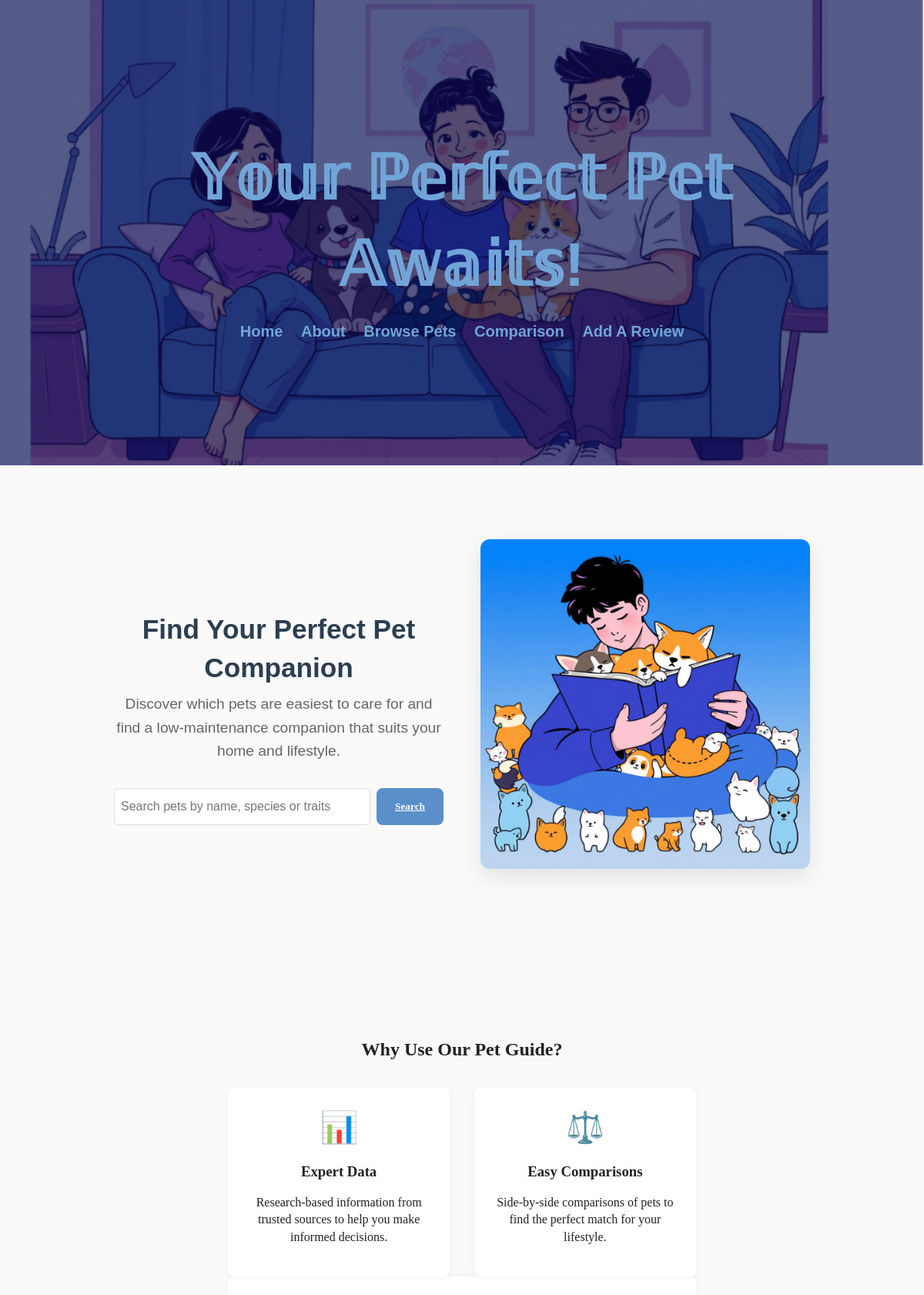
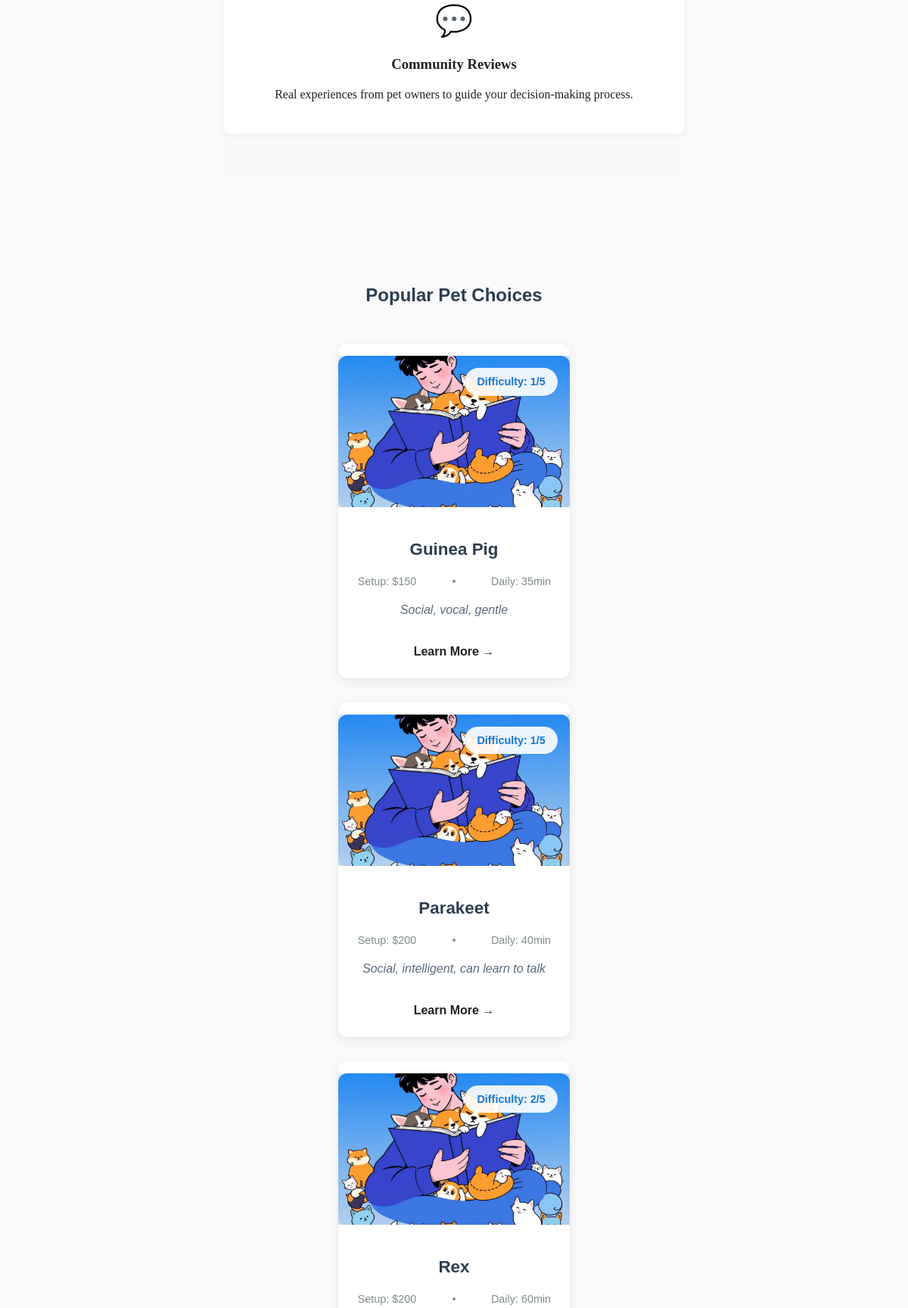
The page / (upper part) on the database its author committed (2 pictures, top to bottom).
### tables this page shows
CREATE TABLE Pets (id INTEGER PRIMARY KEY AUTOINCREMENT, name TEXT NOT NULL, species_id INTEGER NOT NULL REFERENCES Species (id), lifespan TEXT (20), difficulty INTEGER, cost_setup INTEGER, daily_time_min INTEGER, space_required TEXT, temperament TEXT (20), notes TEXT (20));

### routes.py (the view)
@app.route('/')
def home():
    conn = get_db()
    try:
        featured = conn.execute('''SELECT name,
                                difficulty, cost_setup,
                                daily_time_min, temperament
                                FROM Pets ORDER BY difficulty ASC LIMIT 3
                                ''').fetchall()
        latest_reviews = conn.execute('''SELECT pet_name,
                                      reviewer_name, rating, comment
                                      FROM Reviews
                                      LIMIT 3
                                      ''').fetchall()
    except Exception as e:
        print("Error fetching home data:", e)
        featured, latest_reviews = [], []
    finally:
        conn.close()
    return render_template('home.html',
                           featured=featured, reviews=latest_reviews)

### templates/home.html (shortened to what this page needs)
{% extends 'layout.html' %}
{% block content %}
<section class="hero">
  <div class="hero-content">
    <h2>Find Your Perfect Pet Companion</h2>
    <p class="lead">Discover which pets are easiest to care for and find a low-maintenance companion that suits your home and lifestyle.</p>
    <form action="/browse" class="search-form">
      <input type="text" name="search" placeholder="Search pets by name, species or traits">
      <button type="submit">Search</button>
    </form>
  </div>
  <div class="hero-image">
    <img src="/static/images/search_pets.jpg" alt="Happy with pets">
  </div>
</section>
<section class="features-section">
  <h2>Why Use Our Pet Guide?</h2>
  <div class="features-grid">
    <div class="feature-card">
      <div class="feature-icon">📊</div>
      <h3>Expert Data</h3>
      <p>Research-based information from trusted sources to help you make informed decisions.</p>
    </div>
    <div class="feature-card">
      <div class="feature-icon">⚖️</div>
      <h3>Easy Comparisons</h3>
      <p>Side-by-side comparisons of pets to find the perfect match for your lifestyle.</p>
    </div>
  </div>
  <div class="feature-card">
      <div class="feature-icon">💬</div>
      <h3>Community Reviews</h3>
      <p>Real experiences from pet owners to guide your decision-making process.</p>
    </div>
</section>
<section class="featured-pets">
  <h2>Popular Pet Choices</h2>
  <div class="pets-grid">
    {% for p in featured %}
    <div class="pet-card">
      <div class="pet-image">
        <img src="/static/images/search_pets.jpg" alt="{{ p.name }}">
        <div class="pet-difficulty">Difficulty: {{ p.difficulty }}/5</div>
      </div>
      <div class="pet-info">
        <h3><a href="/pet/{{ p.name|lower }}">{{ p.name }}</a></h3>
        <p class="pet-stats">
          <span>Setup: ${{ p.cost_setup }}</span>
          <span>•</span>
          <span>Daily: {{ p.daily_time_min }}min</span>
        </p>
        <p class="pet-temperament">{{ p.temperament }}</p>
        <a href="/pet/{{ p.name|lower }}" class="pet-link">Learn More →</a>
      </div>
    </div>
    {% else %}
    <div class="no-pets">
      <p>No featured pets available at the moment.</p>
    </div>
    {% endfor %}
  </div>
</section>
{% endblock %}

### templates/layout.html (shortened to what this page needs)
<!DOCTYPE html>
<html lang="en">
    <head>
        <link rel="stylesheet" href="/static/css/style.css">
    </head>
    <body>
        <header class="site-header">
            <div class="container">
            <h1 class="brand"><a href="/">𝕐𝕠𝕦𝕣 ℙ𝕖𝕣𝕗𝕖𝕔𝕥 ℙ𝕖𝕥 𝔸𝕨𝕒𝕚𝕥𝕤!</a></h1>
            </div>
            <nav class="main-nav">
                <a href="/">Home</a>
                <a href="/about">About</a>
                <a href="/browse">Browse Pets</a>
                <a href="/compare">Comparison</a>
                <a href="/add_review">Add A Review</a>
            </nav>
        </header>
        <main class="container">
            {% block content %}{% endblock %}
        </main>
    </body>
</body>
</html>

### rows shown on the page
Pets: difficulty "1", name "Guinea Pig", cost_setup "150", daily_time_min "35", temperament "Social, vocal, gentle"
Pets: difficulty "1", name "Parakeet", cost_setup "200", daily_time_min "40", temperament "Social, intelligent, can learn to talk"
Pets: difficulty "2", name "Rex", cost_setup "200", daily_time_min "60"
